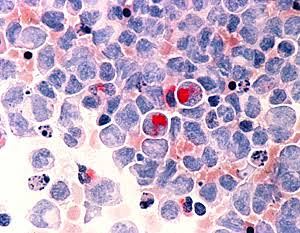
#> input picture cancer.jpg, 300 x 233 px
$ jupyter execute clase_16_4_24.ipynb
#> lines starting #> are read from the running program, lines starting #| are printed output that depends on the picture
16/04/24
convolucion

[cell 1]
import cv2
import matplotlib.pyplot as plt
import numpy as np

img = cv2.imread('cancer.jpg',0)
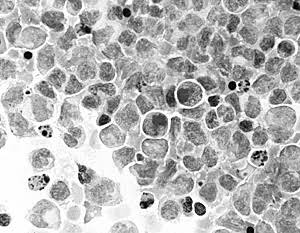
#> img: shape (233, 300); min 0, max 255, mean 181.9
mascara= np.array([[0,-1,0],[-1,5,-1],[0,-1,0]])
imgfin=cv2.filter2D(img, -1, mascara)
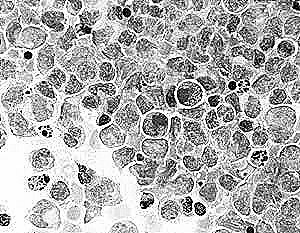
#> imgfin: shape (233, 300); min 0, max 255, mean 175

plt.subplot(121)
plt.imshow(img,cmap='gray')
plt.subplot(122)
plt.imshow(imgfin,cmap='gray')
plt.show()
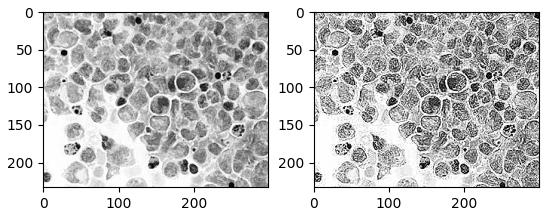
#> figure drawn by matplotlib, 2 panels

[cell 2]
import cv2
import matplotlib.pyplot as plt
import numpy as np

img = cv2.imread('cancer.jpg', 0)

mascara1 = np.array([[0, -1, 0], [-1, 5, -1], [0, -1, 0]])
mascara2 = np.array([[1, 1, 1], [1, -7, 1], [1, 1, 1]])
mascara3 = np.array([[-1, -1, -1], [-1, 9, -1], [-1, -1, -1]])

imgfin1 = cv2.filter2D(img, -1, mascara1)
imgfin2 = cv2.filter2D(img, -1, mascara2)
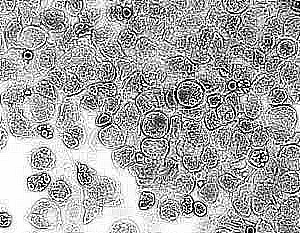
#> imgfin2: shape (233, 300); min 0, max 255, mean 168
imgfin3 = cv2.filter2D(img, -1, mascara3)
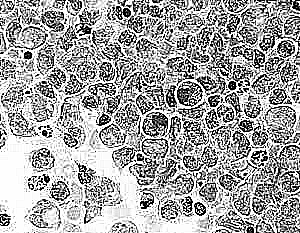
#> imgfin3: shape (233, 300); min 0, max 255, mean 164.4

plt.figure(figsize=(12, 4))

plt.subplot(131)
plt.imshow(img, cmap='gray')
plt.title('Imagen Original')

plt.subplot(132)
plt.imshow(imgfin1, cmap='gray')
plt.title('Filtro 1')

plt.subplot(133)
plt.imshow(imgfin2, cmap='gray')
plt.title('Filtro 2')


plt.figure(figsize=(8, 4))
plt.subplot(121)
plt.imshow(imgfin3, cmap='gray')
plt.title('Filtro 3')


plt.show()
